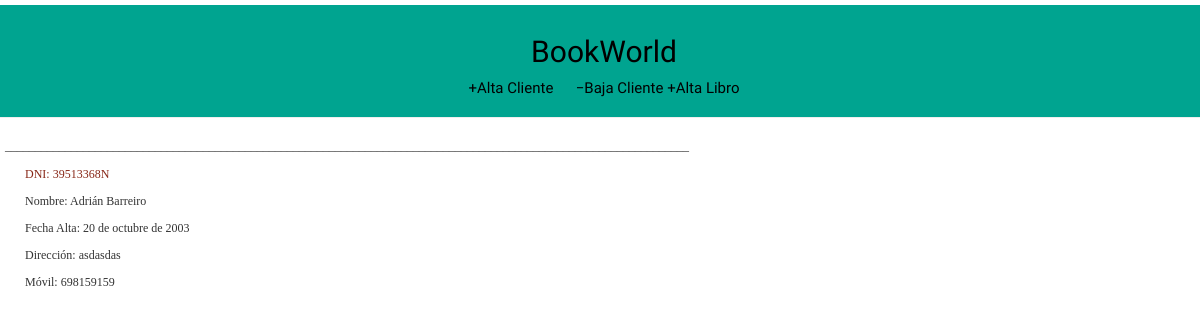
The app's page /, older data.
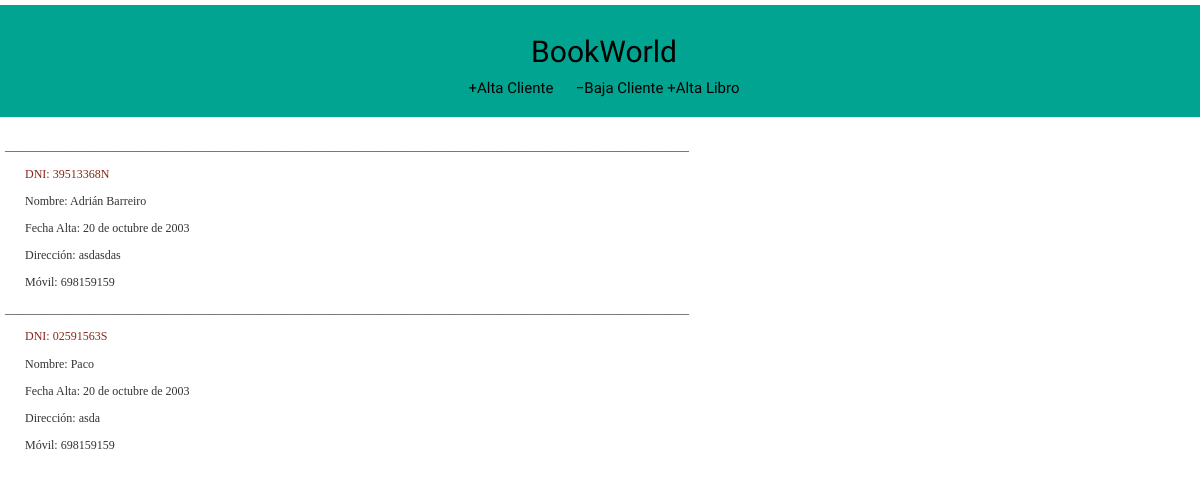
The same page, newer data.
### webAdrianBMbiblioteca/models/Cliente.py (models this page shows)
class Cliente(models.Model):
    dni = models.CharField(max_length=10, primary_key=True)
    nombre = models.CharField(max_length=150, blank=False, null=False)
    fechaAlta = models.DateField('Fecha Alta', blank=False, null=False)
    direccion = models.CharField(max_length=150, blank=False, null=True)
    mobile = models.CharField(max_length=150, blank=False, null=True)
    'faltas = models.IntegerField()'

### webAdrianBMbiblioteca/views.py (the view)
# urls.py: path('',views.listaCliente,name='listaCliente'),
def listaCliente(request):
    clientes = Cliente.objects.filter(fechaAlta__lte=timezone.now()).order_by('fechaAlta')
    return render(request, 'clientes_list.html', {'clientes': clientes})

### templates/clientes_list.html
{% extends 'base.html' %}
{% block content %}
{% for cliente in clientes %}
<p>__________________________________________________________________________________________________________________</p>
<div class="content">
    <p> <div class="dni">   DNI: {{ cliente.dni }} </div>  </p>
    <p> Nombre: {{ cliente.nombre }}</p>
    <p> Fecha Alta: {{ cliente.fechaAlta }}</p>
    <p> Dirección: {{ cliente.direccion }}</p>
    <p> Móvil: {{ cliente.mobile }}</p>
</div>
{% endfor %}
{% endblock %}

### templates/base.html (shortened to what this page needs)
<!DOCTYPE html>
{% load static %}
<html lang="en"/>
<head>
    <link rel="stylesheet" href="//maxcdn.bootstrapcdn.com/bootstrap/3.2.0/css/bootstrap.min.css"/>
    <link rel="stylesheet" href="//maxcdn.bootstrapcdn.com/bootstrap/3.2.0/css/bootstrap-theme.min.css"/>
    <link rel="stylesheet" href="{% static 'css/misitio.css' %}">
</head>
<body>
    <div class="page-header">
        <h2><a href="/">BookWorld</a></h2>
        <a href="{% url 'nuevoCliente' %}" class="top-menu">
            <span class="glyphicon-plus">Alta Cliente</span>
        </a>
        <a href="{#}" class="top-menu">
            <span class="glyphicon-minus">Baja Cliente</span>
        </a>
        <a href="{% url 'nuevoLibro' %}" class="top-menu">
            <span class="glyphicon-plus">Alta Libro</span>
        </a>
    </div>
    <div>
        <div class="content">
            <div class="row">
                {% block content %}
                {% endblock %}
            </div>
        </div>
    </div>
</body>
</html>

### webAdrianBMbiblioteca/static/css/misitio.css (style rules this page uses)
.page-header { background-color: #00a490; margin-top: 5px; padding: 10px 10px 18px 18px; font-family: 'Abel'; font-size: 15px; color: #000000; text-align: center; }
.page-header a { color: #000000; }
.content { paddin-top: 20px; padding-left:20px; font-size:12px; font-family: 'Calibre'; }
.dni { color:#882818; }

Row changes from the older to the newer data that the page shows:
added Cliente: dni "02591563S", nombre "Paco", fechaAlta "20 de octubre de 2003", direccion "asda", mobile "698159159"
